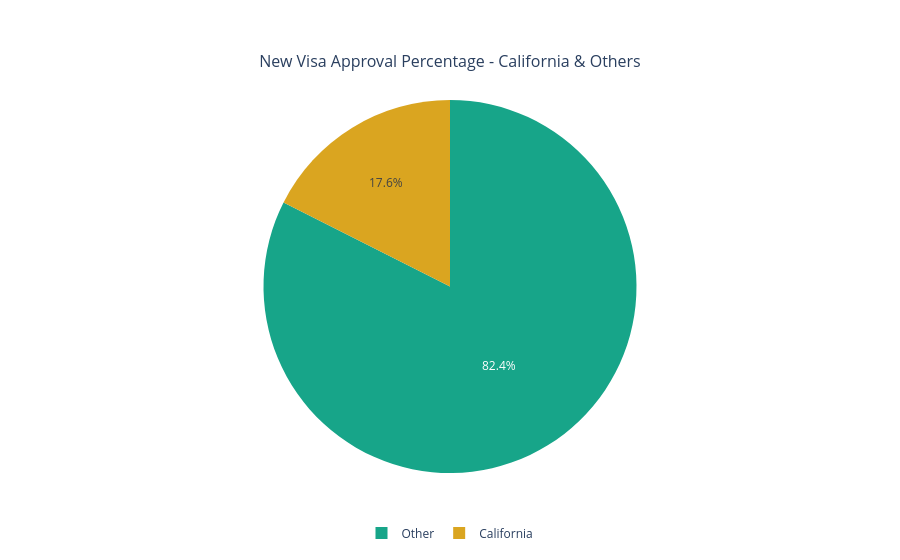

Notebook code cell kept with this figure:
### Code cell
fig3 = go.Figure(
    data=[
    go.Pie(
        labels=Petitioner_State_CA.index, 
        values=Petitioner_State_CA.values
        )])

fig3.update_layout(
    title = dict(
        text = "New Visa Approval Percentage - California & Others",
        yanchor = "top",
        y = 0.90,
        xanchor = "center",
        x = 0.5,
        font = dict(
            size = 16
        )
    ),
    legend = dict(
        orientation = "h",
        yanchor = "bottom",
        y =-0.2,
        xanchor = "center",
        x = 0.5
    )
)

fig3.update_traces(
    marker = dict(
        colors= ["#DAA520", "#17A589",]
    )
)
fig3.show()

### Figure 1 — Plotly figure (JSON) as saved in the notebook; plotly's stock layout.template omitted (floating-point values rounded to 4 significant figures)
{"data": [{"labels": ["California", "Other"], "marker": {"colors": ["#DAA520", "#17A589"]}, "type": "pie", "values": [102300.0, 480500.0]}], "layout": {"legend": {"orientation": "h", "x": 0.5, "xanchor": "center", "y": -0.2, "yanchor": "bottom"}, "title": {"font": {"size": 16}, "text": "New Visa Approval Percentage - California & Others", "x": 0.5, "xanchor": "center", "y": 0.9, "yanchor": "top"}}}
